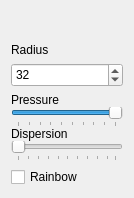
<?xml version="1.0" encoding="UTF-8"?>
<ui version="4.0">
 <class>SprayCanSettingsWidget</class>
 <widget class="QWidget" name="SprayCanSettingsWidget">
  <property name="geometry">
   <rect>
    <x>0</x>
    <y>0</y>
    <width>134</width>
    <height>198</height>
   </rect>
  </property>
  <property name="windowTitle">
   <string>Form</string>
  </property>
  <layout class="QVBoxLayout" name="verticalLayout_2">
   <item>
    <layout class="QVBoxLayout" name="verticalLayout">
     <item>
      <spacer name="verticalSpacer">
       <property name="orientation">
        <enum>Qt::Vertical</enum>
       </property>
       <property name="sizeHint" stdset="0">
        <size>
         <width>20</width>
         <height>40</height>
        </size>
       </property>
      </spacer>
     </item>
     <item>
      <widget class="QLabel" name="label_3">
       <property name="text">
        <string>Radius</string>
       </property>
      </widget>
     </item>
     <item>
      <widget class="QSpinBox" name="radiusSpinBox">
       <property name="minimumSize">
        <size>
         <width>0</width>
         <height>24</height>
        </size>
       </property>
       <property name="minimum">
        <number>2</number>
       </property>
       <property name="value">
        <number>32</number>
       </property>
      </widget>
     </item>
     <item>
      <layout class="QVBoxLayout" name="verticalLayout_3">
       <property name="spacing">
        <number>0</number>
       </property>
       <item>
        <widget class="QLabel" name="label">
         <property name="text">
          <string>Pressure</string>
         </property>
        </widget>
       </item>
       <item>
        <widget class="QSlider" name="pressureSlider">
         <property name="minimum">
          <number>1</number>
         </property>
         <property name="maximum">
          <number>10</number>
         </property>
         <property name="pageStep">
          <number>1</number>
         </property>
         <property name="sliderPosition">
          <number>10</number>
         </property>
         <property name="orientation">
          <enum>Qt::Horizontal</enum>
         </property>
         <property name="tickPosition">
          <enum>QSlider::TicksBelow</enum>
         </property>
        </widget>
       </item>
       <item>
        <layout class="QVBoxLayout" name="verticalLayout_4">
         <property name="spacing">
          <number>0</number>
         </property>
         <item>
          <widget class="QLabel" name="label_2">
           <property name="text">
            <string>Dispersion</string>
           </property>
          </widget>
         </item>
         <item>
          <widget class="QSlider" name="dispersionSlider">
           <property name="minimum">
            <number>1</number>
           </property>
           <property name="maximum">
            <number>50</number>
           </property>
           <property name="singleStep">
            <number>5</number>
           </property>
           <property name="pageStep">
            <number>5</number>
           </property>
           <property name="orientation">
            <enum>Qt::Horizontal</enum>
           </property>
           <property name="tickPosition">
            <enum>QSlider::TicksBelow</enum>
           </property>
          </widget>
         </item>
        </layout>
       </item>
      </layout>
     </item>
     <item>
      <widget class="QCheckBox" name="rainbowCheckBox">
       <property name="text">
        <string>Rainbow</string>
       </property>
      </widget>
     </item>
    </layout>
   </item>
  </layout>
 </widget>
 <resources/>
 <connections/>
</ui>
